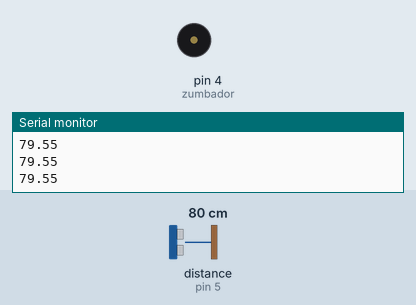
This sketch was run on a simulated Arduino Uno, built with avr-gcc and run on an emulated ATmega328P. On the bench: buzzer (waves = sounding, pin HIGH), the last lines printed to the serial monitor. Wiring (inferred from the names in the program): ultrasonic range finder: trigger pin 3; echo pin 5. The test bench sets the inputs (shaded band); at power-on: distance to the obstacle (sensor on pin 5) 80 cm. The echo pulse lasts 58.3 µs per cm; pins used as bus, display or sensor lines are not drawn.

Above: at 1.2 s.
1.3 s: distance to the obstacle (sensor on pin 5) set to 54 cm
2.8 s: distance to the obstacle (sensor on pin 5) set to 48 cm
At 3.2 s:
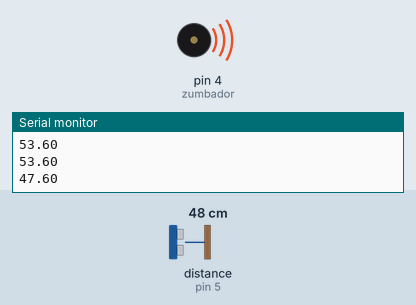
5.8 s: distance to the obstacle (sensor on pin 5) set to 60 cm
At 6.4 s:
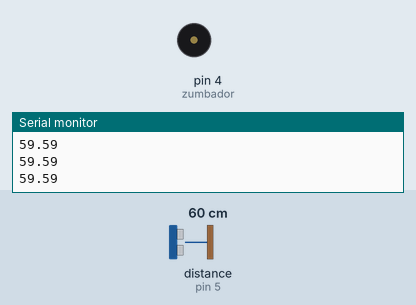
7.3 s: distance to the obstacle (sensor on pin 5) set to 35 cm
At 7.7 s:
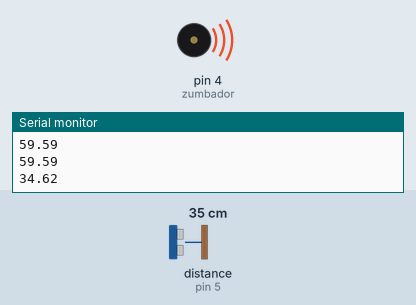
Timing chart, 0 to 11.3 s (numbered marks = the images above; inputs shaded):
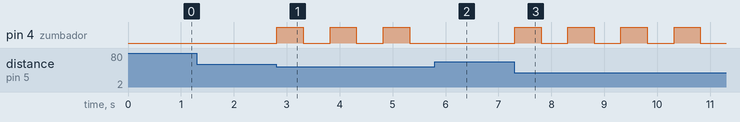

The sketch:

alarm_to_signal_reversing_in_a_car.ino
```cpp
const int zumbador=4;
const int trigger=3;
const int echo=5;
float distancia=0;
float tiempo=0;


void setup()
{
  Serial.begin(9600);
  pinMode(zumbador, OUTPUT);
  pinMode(trigger, OUTPUT);
  pinMode(echo, INPUT);
}

void loop()
{
  medirdistancia();
  Serial.println(distancia);
  if(distancia>=50||distancia==0)
  {
    digitalWrite(zumbador, LOW);
  }
  if(distancia>=20&&distancia<50)
  {
    zumbidodistanciamedia(zumbador);
  }
  if(distancia>=10&&distancia<20)
  {
    zumbidodistanciabaja(zumbador);
  }
  if (distancia<10&&distancia>1)
  {
    zumbidodistancianula(zumbador);
  }

}


void zumbidodistanciamedia(const int zumbador)
{
  digitalWrite(zumbador, HIGH);
  delay(500);
  digitalWrite(zumbador, LOW);
  delay(500);
}

void zumbidodistanciabaja(const int zumbador)
{
  digitalWrite(zumbador, HIGH);
  delay(200);
  digitalWrite(zumbador, LOW);
  delay(200);
}

void zumbidodistancianula(const int zumbador)
{
  digitalWrite(zumbador, HIGH);
  delay(50);
  digitalWrite(zumbador, LOW);
  delay(50);
}

float medirdistancia()
{
  digitalWrite(trigger, LOW);
  delayMicroseconds(2);
  digitalWrite(trigger, HIGH);
  delayMicroseconds(10);
  digitalWrite(trigger, LOW);
  tiempo=pulseIn(echo, HIGH)/2;
  distancia=tiempo/29.2;
}
```

Measured:
- the behaviour switches between 51 and 50 cm on distance to the obstacle (sensor on pin 5) (found by bisection; images 0 and 1)
- after the input at 2.8 s, pin 4 (zumbador): alternates HIGH for 0.50 s and LOW for 0.50 s, starting at once
- after the input at 5.8 s, pin 4 (zumbador): stays LOW (without the input it goes to HIGH after 0.02 s)
- after the input at 7.3 s, pin 4 (zumbador): alternates HIGH for 0.50 s and LOW for 0.50 s, starting at once
